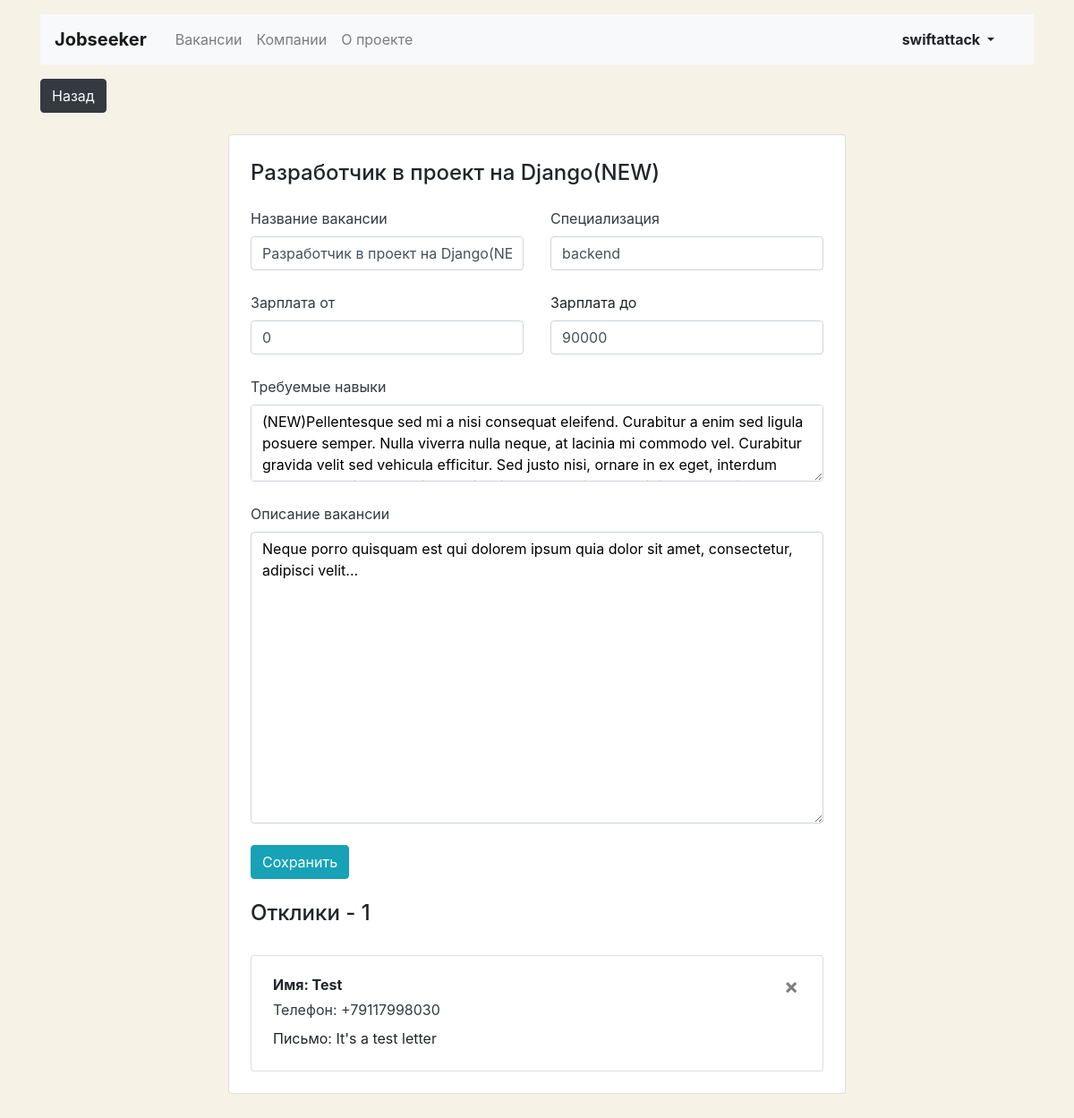
The app's page /vacancy/edit/2 (signed in), older data.
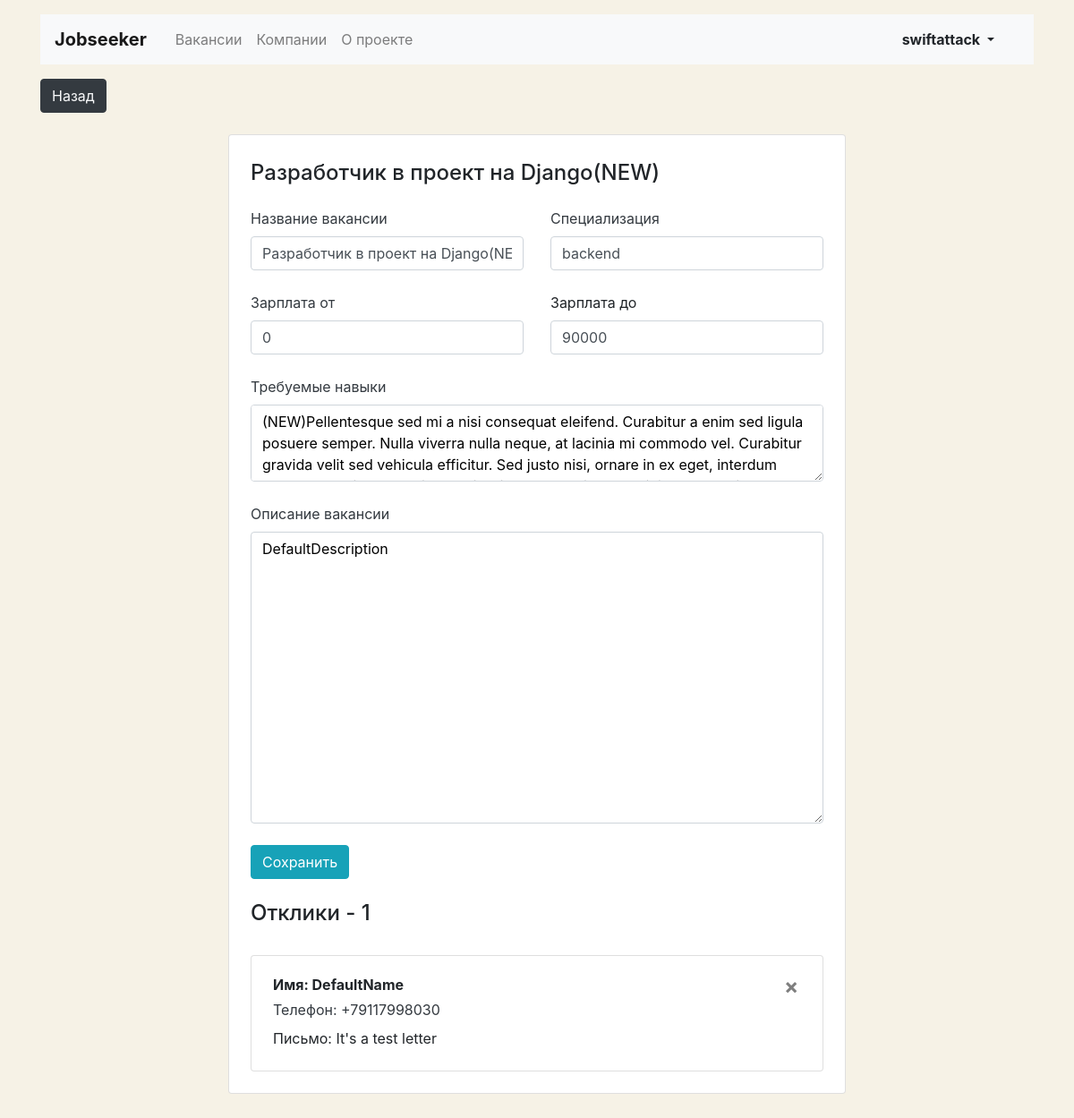
The same page, newer data.
### jobs/models.py (models this page shows, shortened)
class Vacancy(models.Model):
    id = models.IntegerField(primary_key=True)
    title = models.CharField(max_length=50)
    specialty = models.ForeignKey(Speciality, on_delete=models.CASCADE, related_name="vacancies")
    company = models.ForeignKey(Company, on_delete=models.CASCADE, related_name="vacancies")
    skills = models.TextField()
    salary_min = models.IntegerField()
    salary_max = models.IntegerField()
    description = models.TextField()
    published_at = models.DateField(default=datetime.date.today)

class Application(models.Model):
    id = models.IntegerField(primary_key=True)
    written_username = models.CharField(max_length=50)
    written_phone = PhoneField(max_length=50)
    written_cover_letter = models.TextField()
    vacancy = models.ForeignKey(Vacancy, on_delete=models.CASCADE, related_name='applications')
    user = models.ForeignKey(User, on_delete=models.CASCADE, related_name='applications')

class Speciality(models.Model):
    id = models.IntegerField(primary_key=True)
    code = models.CharField(max_length=50)
    title = models.CharField(max_length=50)
    picture = models.ImageField(upload_to='MEDIA_SPECIALITY_IMAGE_DIR')

### jobs/views.py (the view, shortened to what this page needs)
# urls.py: path('vacancy/edit/<int:id>', VacancyEditView.as_view(), name="vacancy/edit"),
class VacancyEditView(View):
    def get(self, request, id):
        if request.user.is_authenticated:
            try:
                company = request.user.company
                if Vacancy.objects.filter(company=company, id=id).first():
                    is_updated=False
                    initial_data = {'title': Vacancy.objects.filter(id=id).first().title,
                                    'speciality': Vacancy.objects.filter(id=id).first().specialty.code,
                                    'salary_min': Vacancy.objects.filter(id=id).first().salary_min,
                                    'salary_max': Vacancy.objects.filter(id=id).first().salary_max,
                                    'skills': Vacancy.objects.filter(id=id).first().skills,
                                    'description': Vacancy.objects.filter(id=id).first().description}
                    form = VacancyForm(request.POST or None, initial=initial_data)
                    return render(request, "jobs/vacancy-edit.html", context={"vacancy": Vacancy.objects.filter(company=company, id=id).first(),
                                                                              'form': form, 'is_updated': is_updated})
                else:
                    return redirect('/')
            except:
                return redirect('/')
        else:
            return redirect('/')

### jobs/templates/jobs/vacancy-edit.html (shortened to what this page needs)
{% extends "base.html" %}
{% load static %}
{% block container %}
  <main class="container mt-3 pb-5">
      <div class="col-12 col-lg-8 offset-lg-2">
        <div class="card">
          <div class="card-body px-4 pb-4 tab-content">
            <section>
              <h2 class="h4 pt-2 pb-3">{{vacancy.title}}</h2>
              <form action="/echo">
                <div class="row">
                  <div class="col-12 col-md-6">
                    <div class="form-group pb-2">
                      <label class="mb-2 text-dark" for="vacancyTitle">Название вакансии</label>
                      <input class="form-control" type="text" value="{{vacancy.title}}" id="vacancyTitle">
                    </div>
                  </div>
                  <div class="col-12 col-md-6">
                    <div class="form-group pb-2">
                        <label class="mb-2 text-dark" for="userSpecialization">Специализация</label>
                        <input class="form-control" type="text" value="{{vacancy.specialty.code}}" id="vacancyTitle">
                    </div>
                  </div>
                </div>
                <div class="row">
                  <div class="col-12 col-md-6">
                    <div class="form-group pb-2">
                      <label class="mb-2 text-dark" for="vacancySalaryMin">Зарплата от</label>
                      <input class="form-control" type="text" value="{{vacancy.salary_min}}" id="vacancySalaryMin">
                    </div>
                  </div>
                  <div class="col-12 col-md-6">
                    <div class="form-group pb-2">
                      <label class="mb-2" for="vacancySalaryMax">Зарплата до</label>
                      <input class="form-control" type="text" value="{{vacancy.salary_max}}" id="vacancySalaryMax">
                    </div>
                  </div>
                </div>
                <div class="form-group pb-2">
                  <label class="mb-2 text-dark" for="vacancySkills">Требуемые навыки</label>
                  <textarea class="form-control" rows="3" id="vacancySkills" style="color:#000;">{{vacancy.skills}}</textarea>
                </div>
                <div class="form-group pb-2">
                  <label class="mb-2 text-dark" for="vacancyDescription">Описание вакансии</label>
                  <textarea class="form-control" rows="13" id="vacancyDescription" style="color:#000;">{{vacancy.description}} </textarea>
                </div>
                <div class="form-group">
                  <input type="submit" class="btn btn-info" value="Сохранить">
                </div>
              </form>
              <h2 class="h4 pt-2 pb-3">Отклики - {{vacancy.applications.all|length}}</h2>
                {% for application in vacancy.applications.all %}
              <div class="card mt-3">
                <div class="card-body px-4">
                  <div class="row">
                    <p class="col-11 mb-1 font-weight-bold">Имя: {{ application.written_username}}</p>
                    <button type="button" class="col-1 close" aria-label="Close"><span aria-hidden="true">&times;</span></button>
                  </div>
                  <p class="mb-2 text-dark">Телефон: {{application.written_phone}}</p>
                  <p class="mb-1">Письмо: {{application.written_cover_letter}}</p>
                </div>
              </div>
                {% endfor %}
            </section>
          </div>
        </div>
      </div>
  </main>
{% endblock %}

Row changes from the older to the newer data that the page shows:
changed Vacancy "Разработчик в проект на Django(NEW)": description "Neque porro quisquam est qui dolorem ipsum quia dolor sit amet, consectetur, adipisci velit..." → "DefaultDescription"
changed Application "It's a test letter": written_username "Test" → "DefaultName"
